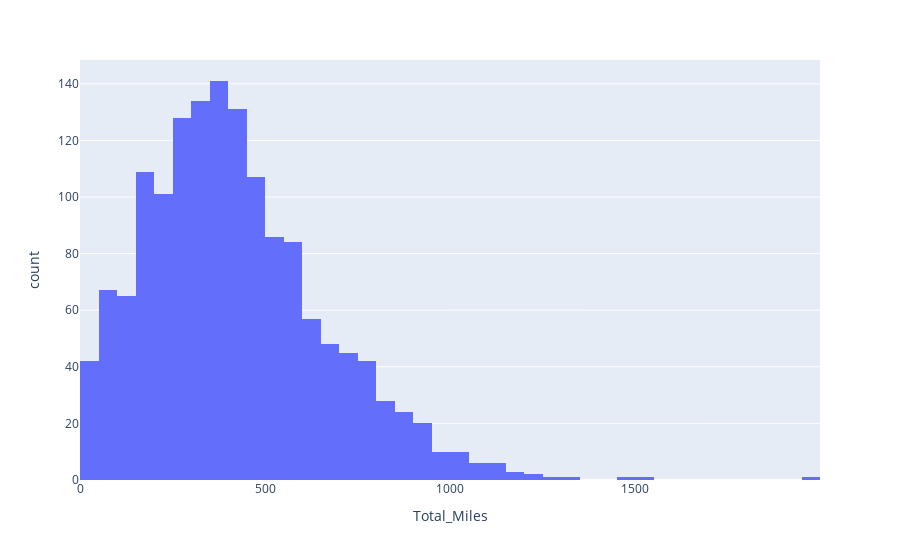

Notebook code for this chart:
### Code cell
fig = px.histogram(df, x='Total_Miles')
fig.show()

### Figure 1 — Plotly figure (JSON) as saved in the notebook; plotly's stock layout.template omitted (floating-point values rounded to 4 significant figures; data arrays with more than 128 entries replaced by an {"elided": "..."} marker saying what was removed)
{"data": [{"alignmentgroup": "True", "bingroup": "x", "hovertemplate": "Total_Miles=%{x}<br>count=%{y}<extra></extra>", "legendgroup": "", "marker": {"color": "#636efa", "pattern": {"shape": ""}}, "name": "", "offsetgroup": "", "orientation": "v", "showlegend": false, "type": "histogram", "x": {"elided": "1501 int values"}, "xaxis": "x", "yaxis": "y"}], "layout": {"barmode": "relative", "legend": {"tracegroupgap": 0}, "margin": {"t": 60}, "xaxis": {"anchor": "y", "domain": [0, 1], "title": {"text": "Total_Miles"}}, "yaxis": {"anchor": "x", "domain": [0, 1], "title": {"text": "count"}}}}
